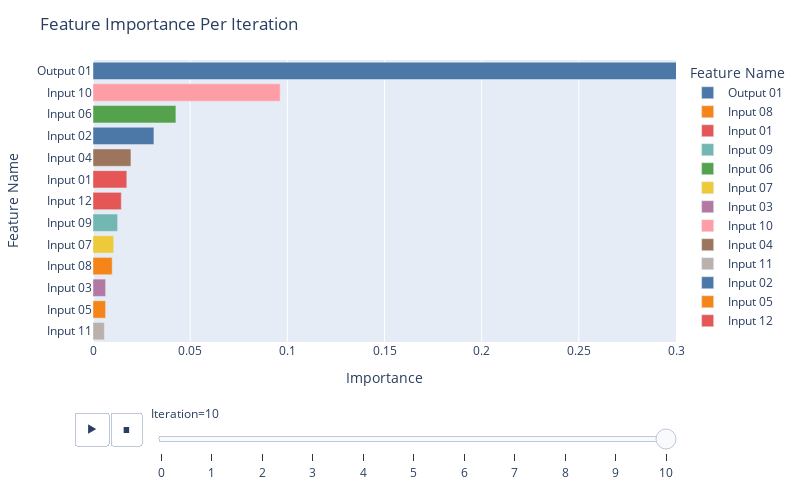

Write notebook code for a chart like this one.
### Code cell
fig = px.bar(
    df_imp,
    y="Feature Name",
    x="Importance",
    color="Feature Name",
    color_discrete_sequence=px.colors.qualitative.T10,
    animation_frame="Iteration",
    animation_group="Feature Name",
    orientation="h",
    range_x=[0,0.3]
)

fig.update_yaxes(categoryorder='total ascending')

fig.update_layout(
    autosize=False,
    width=800,
    height=500,
    title_text=f"Feature Importance Per Iteration",
    #paper_bgcolor='#2d3035',
    #plot_bgcolor='#2d3035', 
)


fig.show()

### Figure 1 — Plotly figure (JSON) as saved in the notebook; plotly's stock layout.template omitted (floating-point values rounded to 4 significant figures)
{"data": [{"alignmentgroup": "True", "hovertemplate": "Feature Name=%{y}<br>Iteration=10<br>Importance=%{x}<extra></extra>", "ids": ["Output 01"], "legendgroup": "Output 01", "marker": {"color": "#4C78A8", "pattern": {"shape": ""}}, "name": "Output 01", "offsetgroup": "Output 01", "orientation": "h", "showlegend": true, "textposition": "auto", "type": "bar", "x": [0.7262], "xaxis": "x", "y": ["Output 01"], "yaxis": "y"}, {"alignmentgroup": "True", "hovertemplate": "Feature Name=%{y}<br>Iteration=10<br>Importance=%{x}<extra></extra>", "ids": ["Input 08"], "legendgroup": "Input 08", "marker": {"color": "#F58518", "pattern": {"shape": ""}}, "name": "Input 08", "offsetgroup": "Input 08", "orientation": "h", "showlegend": true, "textposition": "auto", "type": "bar", "x": [0.009881], "xaxis": "x", "y": ["Input 08"], "yaxis": "y"}, {"alignmentgroup": "True", "hovertemplate": "Feature Name=%{y}<br>Iteration=10<br>Importance=%{x}<extra></extra>", "ids": ["Input 01"], "legendgroup": "Input 01", "marker": {"color": "#E45756", "pattern": {"shape": ""}}, "name": "Input 01", "offsetgroup": "Input 01", "orientation": "h", "showlegend": true, "textposition": "auto", "type": "bar", "x": [0.0174], "xaxis": "x", "y": ["Input 01"], "yaxis": "y"}, {"alignmentgroup": "True", "hovertemplate": "Feature Name=%{y}<br>Iteration=10<br>Importance=%{x}<extra></extra>", "ids": ["Input 09"], "legendgroup": "Input 09", "marker": {"color": "#72B7B2", "pattern": {"shape": ""}}, "name": "Input 09", "offsetgroup": "Input 09", "orientation": "h", "showlegend": true, "textposition": "auto", "type": "bar", "x": [0.01266], "xaxis": "x", "y": ["Input 09"], "yaxis": "y"}, {"alignmentgroup": "True", "hovertemplate": "Feature Name=%{y}<br>Iteration=10<br>Importance=%{x}<extra></extra>", "ids": ["Input 06"], "legendgroup": "Input 06", "marker": {"color": "#54A24B", "pattern": {"shape": ""}}, "name": "Input 06", "offsetgroup": "Input 06", "orientation": "h", "showlegend": true, "textposition": "auto", "type": "bar", "x": [0.04266], "xaxis": "x", "y": ["Input 06"], "yaxis": "y"}, {"alignmentgroup": "True", "hovertemplate": "Feature Name=%{y}<br>Iteration=10<br>Importance=%{x}<extra></extra>", "ids": ["Input 07"], "legendgroup": "Input 07", "marker": {"color": "#EECA3B", "pattern": {"shape": ""}}, "name": "Input 07", "offsetgroup": "Input 07", "orientation": "h", "showlegend": true, "textposition": "auto", "type": "bar", "x": [0.01066], "xaxis": "x", "y": ["Input 07"], "yaxis": "y"}, {"alignmentgroup": "True", "hovertemplate": "Feature Name=%{y}<br>Iteration=10<br>Importance=%{x}<extra></extra>", "ids": ["Input 03"], "legendgroup": "Input 03", "marker": {"color": "#B279A2", "pattern": {"shape": ""}}, "name": "Input 03", "offsetgroup": "Input 03", "orientation": "h", "showlegend": true, "textposition": "auto", "type": "bar", "x": [0.006488], "xaxis": "x", "y": ["Input 03"], "yaxis": "y"}, {"alignmentgroup": "True", "hovertemplate": "Feature Name=%{y}<br>Iteration=10<br>Importance=%{x}<extra></extra>", "ids": ["Input 10"], "legendgroup": "Input 10", "marker": {"color": "#FF9DA6", "pattern": {"shape": ""}}, "name": "Input 10", "offsetgroup": "Input 10", "orientation": "h", "showlegend": true, "textposition": "auto", "type": "bar", "x": [0.0963], "xaxis": "x", "y": ["Input 10"], "yaxis": "y"}, {"alignmentgroup": "True", "hovertemplate": "Feature Name=%{y}<br>Iteration=10<br>Importance=%{x}<extra></extra>", "ids": ["Input 04"], "legendgroup": "Input 04", "marker": {"color": "#9D755D", "pattern": {"shape": ""}}, "name": "Input 04", "offsetgroup": "Input 04", "orientation": "h", "showlegend": true, "textposition": "auto", "type": "bar", "x": [0.01952], "xaxis": "x", "y": ["Input 04"], "yaxis": "y"}, {"alignmentgroup": "True", "hovertemplate": "Feature Name=%{y}<br>Iteration=10<br>Importance=%{x}<extra></extra>", "ids": ["Input 11"], "legendgroup": "Input 11", "marker": {"color": "#BAB0AC", "pattern": {"shape": ""}}, "name": "Input 11", "offsetgroup": "Input 11", "orientation": "h", "showlegend": true, "textposition": "auto", "type": "bar", "x": [0.005861], "xaxis": "x", "y": ["Input 11"], "yaxis": "y"}, {"alignmentgroup": "True", "hovertemplate": "Feature Name=%{y}<br>Iteration=10<br>Importance=%{x}<extra></extra>", "ids": ["Input 02"], "legendgroup": "Input 02", "marker": {"color": "#4C78A8", "pattern": {"shape": ""}}, "name": "Input 02", "offsetgroup": "Input 02", "orientation": "h", "showlegend": true, "textposition": "auto", "type": "bar", "x": [0.03135], "xaxis": "x", "y": ["Input 02"], "yaxis": "y"}, {"alignmentgroup": "True", "hovertemplate": "Feature Name=%{y}<br>Iteration=10<br>Importance=%{x}<extra></extra>", "ids": ["Input 05"], "legendgroup": "Input 05", "marker": {"color": "#F58518", "pattern": {"shape": ""}}, "name": "Input 05", "offsetgroup": "Input 05", "orientation": "h", "showlegend": true, "textposition": "auto", "type": "bar", "x": [0.006474], "xaxis": "x", "y": ["Input 05"], "yaxis": "y"}, {"alignmentgroup": "True", "hovertemplate": "Feature Name=%{y}<br>Iteration=10<br>Importance=%{x}<extra></extra>", "ids": ["Input 12"], "legendgroup": "Input 12", "marker": {"color": "#E45756", "pattern": {"shape": ""}}, "name": "Input 12", "offsetgroup": "Input 12", "orientation": "h", "showlegend": true, "textposition": "auto", "type": "bar", "x": [0.01456], "xaxis": "x", "y": ["Input 12"], "yaxis": "y"}], "layout": {"autosize": false, "barmode": "relative", "height": 500, "legend": {"title": {"text": "Feature Name"}, "tracegroupgap": 0}, "margin": {"t": 60}, "sliders": [{"active": 10, "currentvalue": {"prefix": "Iteration="}, "len": 0.9, "pad": {"b": 10, "t": 60}, "steps": [{"args": [["0"], {"frame": {"duration": 0, "redraw": true}, "fromcurrent": true, "mode": "immediate", "transition": {"duration": 0, "easing": "linear"}}], "label": "0", "method": "animate"}, {"args": [["1"], {"frame": {"duration": 0, "redraw": true}, "fromcurrent": true, "mode": "immediate", "transition": {"duration": 0, "easing": "linear"}}], "label": "1", "method": "animate"}, {"args": [["2"], {"frame": {"duration": 0, "redraw": true}, "fromcurrent": true, "mode": "immediate", "transition": {"duration": 0, "easing": "linear"}}], "label": "2", "method": "animate"}, {"args": [["3"], {"frame": {"duration": 0, "redraw": true}, "fromcurrent": true, "mode": "immediate", "transition": {"duration": 0, "easing": "linear"}}], "label": "3", "method": "animate"}, {"args": [["4"], {"frame": {"duration": 0, "redraw": true}, "fromcurrent": true, "mode": "immediate", "transition": {"duration": 0, "easing": "linear"}}], "label": "4", "method": "animate"}, {"args": [["5"], {"frame": {"duration": 0, "redraw": true}, "fromcurrent": true, "mode": "immediate", "transition": {"duration": 0, "easing": "linear"}}], "label": "5", "method": "animate"}, {"args": [["6"], {"frame": {"duration": 0, "redraw": true}, "fromcurrent": true, "mode": "immediate", "transition": {"duration": 0, "easing": "linear"}}], "label": "6", "method": "animate"}, {"args": [["7"], {"frame": {"duration": 0, "redraw": true}, "fromcurrent": true, "mode": "immediate", "transition": {"duration": 0, "easing": "linear"}}], "label": "7", "method": "animate"}, {"args": [["8"], {"frame": {"duration": 0, "redraw": true}, "fromcurrent": true, "mode": "immediate", "transition": {"duration": 0, "easing": "linear"}}], "label": "8", "method": "animate"}, {"args": [["9"], {"frame": {"duration": 0, "redraw": true}, "fromcurrent": true, "mode": "immediate", "transition": {"duration": 0, "easing": "linear"}}], "label": "9", "method": "animate"}, {"args": [["10"], {"frame": {"duration": 0, "redraw": true}, "fromcurrent": true, "mode": "immediate", "transition": {"duration": 0, "easing": "linear"}}], "label": "10", "method": "animate"}], "x": 0.1, "xanchor": "left", "y": 0, "yanchor": "top"}], "title": {"text": "Feature Importance Per Iteration"}, "updatemenus": [{"active": 0, "buttons": [{"args": [null, {"frame": {"duration": 500, "redraw": true}, "fromcurrent": true, "mode": "immediate", "transition": {"duration": 500, "easing": "linear"}}], "label": "&#9654;", "method": "animate"}, {"args": [[null], {"frame": {"duration": 0, "redraw": true}, "fromcurrent": true, "mode": "immediate", "transition": {"duration": 0, "easing": "linear"}}], "label": "&#9724;", "method": "animate"}], "direction": "left", "pad": {"r": 10, "t": 70}, "showactive": false, "type": "buttons", "x": 0.1, "xanchor": "right", "y": 0, "yanchor": "top"}], "width": 800, "xaxis": {"anchor": "y", "domain": [0, 1], "range": [0, 0.3], "title": {"text": "Importance"}, "type": "linear"}, "yaxis": {"anchor": "x", "autorange": true, "categoryarray": ["Input 12", "Input 05", "Input 02", "Input 11", "Input 04", "Input 10", "Input 03", "Input 07", "Input 06", "Input 09", "Input 01", "Input 08", "Output 01"], "categoryorder": "total ascending", "domain": [0, 1], "range": [-0.5, 12.5], "title": {"text": "Feature Name"}, "type": "category"}}}
